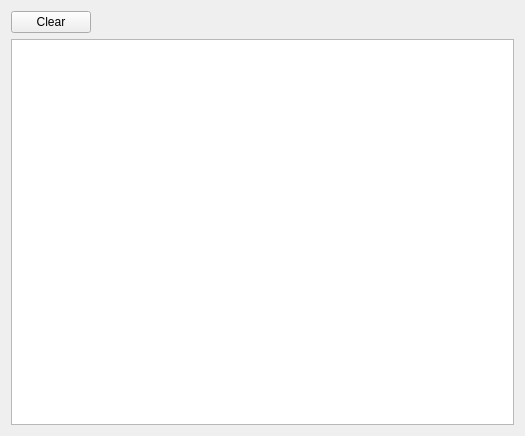
<?xml version="1.0" encoding="UTF-8"?>
<ui version="4.0">
 <class>ErrorsWindow</class>
 <widget class="QWidget" name="ErrorsWindow">
  <property name="geometry">
   <rect>
    <x>0</x>
    <y>0</y>
    <width>525</width>
    <height>436</height>
   </rect>
  </property>
  <property name="windowTitle">
   <string>Errors</string>
  </property>
  <layout class="QVBoxLayout" name="verticalLayout">
   <item>
    <layout class="QHBoxLayout" name="horizontalLayout">
     <item>
      <widget class="QPushButton" name="btnClear">
       <property name="text">
        <string>Clear</string>
       </property>
      </widget>
     </item>
     <item>
      <spacer name="horizontalSpacer">
       <property name="orientation">
        <enum>Qt::Horizontal</enum>
       </property>
       <property name="sizeHint" stdset="0">
        <size>
         <width>40</width>
         <height>20</height>
        </size>
       </property>
      </spacer>
     </item>
    </layout>
   </item>
   <item>
    <widget class="QPlainTextEdit" name="errorTextEdit">
     <property name="readOnly">
      <bool>true</bool>
     </property>
    </widget>
   </item>
  </layout>
 </widget>
 <resources/>
 <connections/>
</ui>
